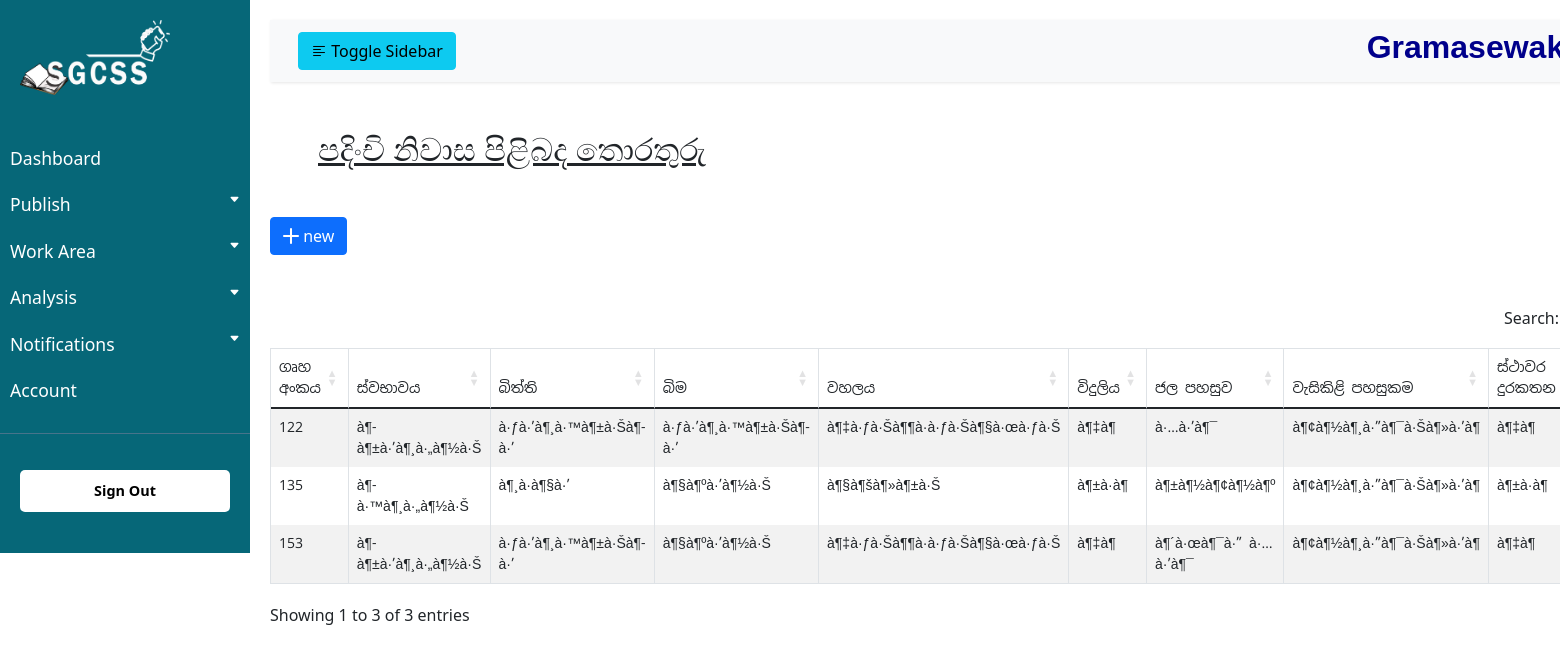
The app's page /gaccount/ruralinfo/rPage4.php (signed in) with its own data.
### tables this page shows
CREATE TABLE IF NOT EXISTS `home_info` (
  `h_id` int(11) NOT NULL AUTO_INCREMENT,
  `h_no` varchar(100) NOT NULL,
  `h_type` varchar(100) NOT NULL,
  `wall_type` varchar(100) NOT NULL,
  `floor_type` varchar(100) NOT NULL,
  `roof_type` varchar(100) NOT NULL,
  `current_type` varchar(100) NOT NULL,
  `water_type` varchar(100) NOT NULL,
  `toilet_type` varchar(100) NOT NULL,
  `tel_type` varchar(100) NOT NULL,
  `phone` varchar(20) NOT NULL,
  PRIMARY KEY (`h_id`),
  UNIQUE KEY `h_no` (`h_no`),
  UNIQUE KEY `phone` (`phone`)
);

### gaccount/ruralinfo/rPage4.php (the view, shortened to what this page needs)
<?php
include("../connection/db_connection.php");
?>
<!DOCTYPE html>
<html lang="en">
<head>
     <link rel="stylesheet" href="../css/style.css">
     <link rel="stylesheet" href="https://cdnjs.cloudflare.com/ajax/libs/twitter-bootstrap/4.5.2/css/bootstrap.css">
     <link rel="stylesheet" href="https://cdn.jsdelivr.net/npm/bootstrap@5.0.2/dist/css/bootstrap.min.css">
     <link rel="stylesheet" href="https://cdn.datatables.net/1.11.0/css/dataTables.bootstrap4.min.css">
     <link rel="stylesheet" href="https://cdn.datatables.net/buttons/2.0.1/css/buttons.dataTables.min.css">
     <link rel="stylesheet" href="https://cdn.jsdelivr.net/npm/bootstrap-icons@1.5.0/font/bootstrap-icons.css">
</head>
<body>
<div class="wrapper">
        <nav id="sidebar">
            <div class="sidebar-header">
                <img src="../asset/Logo.png" alt="Logo" width="150px" height="75px">
            </div>
            <ul class="list-unstyled components">
                <li>
                    <a href="../gdashboard.php" class="dash-header">Dashboard</a>
                </li>
                <li>
                    <a href="#homeSubmenu" data-bs-toggle="collapse" aria-expanded="false" class="dropdown-toggle">Publish<i class="bi bi-caret-down-fill bi-lg first"></i></a>
                </li>
                <li>
                    <a href="#workArea" data-bs-toggle="collapse" aria-expanded="false" class="dropdown-toggle">Work Area <i class="bi bi-caret-down-fill bi-lg first"></i></a>
                </li>
                <li>
                    <a href="#analysis" data-bs-toggle="collapse" aria-expanded="false" class="dropdown-toggle">Analysis <i class="bi bi-caret-down-fill bi-lg first"></i></a>
                </li>
                <li>
                    <a href="#notification" data-bs-toggle="collapse"  aria-expanded="false" class="dropdown-toggle">Notifications <i class="bi bi-caret-down-fill bi-lg first"></i></a>
                </li>
                <li>
                    <a href="../account.php">Account</a>
                </li>
            </ul>
            <ul class="list-unstyled CTAs">
                <li>
                    <a href="../../signout.php" class="signout">Sign Out</a>
                </li>
            </ul>
        </nav>
        <div id="content">
            <nav class="navbar navbar-expand-lg navbar-light bg-light">
                <div class="container-fluid">
                    <button type="button" id="sidebarCollapse" class="btn btn-info">
                    <i class="bi bi-text-left bi-bold"></i>
                        <span>Toggle Sidebar</span>
                    </button>
                    <div class="dashboard-name">
                        <h2 class="dashboard-header">Gramasewaka Dashboard</h2>
                    </div>
                </div>
            </nav>
            <div class="table-name">
                    <h3 class="table-name-header m-5"><u>පදිංචි නිවාස පිළිබද තොරතුරු</u></h3>
            </div>
             <div class="insert-new">
                <button type="submit" class="btn btn-primary" name="insert" id="insert" data-toggle="modal" data-target="#homeForm"><i class="bi bi-plus-lg"></i> new</button>
            </div>
            <div class="row my-5">
                <table class="table table-striped table-responsive-md table-bordered my-5" id="homeTable">
                    <thead>
                        <tr>
                            <th class="sinhala-font">ගෘහ අංකය</th>
                            <th class="sinhala-font">ස්වභාවය</th>
                            <th class="sinhala-font">බිත්ති</th>
                            <th class="sinhala-font">බිම</th>
                            <th class="sinhala-font">වහලය</th>
                            <th class="sinhala-font">විදුලිය</th>
                            <th class="sinhala-font">ජල පහසුව</th>
                            <th class="sinhala-font">වැසිකිළි පහසුකම</th>
                            <th class="sinhala-font">ස්ථාවර දුරකතන</th>
                        </tr>
                    </thead>
                    <tbody>
                        <?php
                            $homeData = "SELECT * FROM `home_info` ORDER BY `h_no`";
                            $resultData = mysqli_query($conn, $homeData);
                            if(mysqli_num_rows($resultData)>0){
                                while($row = mysqli_fetch_assoc($resultData)){
                                    echo'
                                    <tr>
                                        <td class="sinhala-font d-none" name="h_id" id="h_id">'.$row['h_id'].'</td>
                                        <td class="sinhala-font" name="hNo" id="thNo">'.$row['h_no'].'</td>
                                        <td class="sinhala-font" name="home" id="thome">'.$row['h_type'].'</td>
                                        <td class="sinhala-font" name="wall" id="twall">'.$row['wall_type'].'</td>
                                        <td class="sinhala-font" name="floor" id="tfloor">'.$row['floor_type'].'</td>
                                        <td class="sinhala-font" name="roof" id="troof">'.$row['roof_type'].'</td>
                                        <td class="sinhala-font" name="current" id="tcurrent">'.$row['current_type'].'</td>
                                        <td class="sinhala-font" name="water" id="twater">'.$row['water_type'].'</td>
                                        <td class="sinhala-font" name="toilet" id="ttoilet">'.$row['toilet_type'].'</td>
                                        <td class="sinhala-font" name="telephone" id="ttelephone">'.$row['tel_type'].'</td>
                                        <td class="sinhala-font" name="phone" id="tphone">'.$row['phone'].'</td>
                                        <td name="change" id="change">
                                            <div class="btn-group">
                                                <button type="submit" class="btn btn-success mr-1" name="update" id="update" data-toggle="modal" data-target="#homeUpdate"><i class="bi bi-pencil"></i></button>
                                                <button type="submit" class="btn btn-danger " name="delete" id="'.$row['h_id'].'" data-bs-toggle="tooltip" data-bs-placement="top" title="DELETE" onclick="r4DeleteRow(this.id);"><i class="bi bi-trash"></i></button>
                                            </div>
                                        </td>
                                    </tr>
                                    ';
                                }
                            }
                        ?>
                    </tbody>
                </table>
            </div>
        </div>
    </div>
</body>
</html>

### gaccount/css/style.css (style rules this page uses)
body { font-family: 'Poppins', sans-serif; background: #fafafa; }
ul li a i.first { position: inherit; text-align: right; float: right; font-size: 11px; }
a, a:hover, a:focus { color: inherit; text-decoration: none; transition: all 0.6s; }
.navbar { padding: 15px 10px; background: #fff; border: none; border-radius: 0; margin-bottom: 40px; box-shadow: 1px 1px 3px rgba(0, 0, 0, 0.1); }
.wrapper { display: flex; width: 100%; align-items: stretch; }
#sidebar { min-width: 250px; max-width: 250px; min-height: fit-content; max-height: fit-content; background: #066778 ; color: #fff; transition: all 0.3s; }
#sidebar .sidebar-header { padding: 20px; background: #066778 ; }
#sidebar ul.components { padding: 20px 0; border-bottom: 1px solid #47748b; }
#sidebar ul li a { color: #fff; padding: 10px; font-size: 1.1em; display: block; text-decoration: none; }
.dropdown-toggle::after { display: block; position: absolute; top: 50%; right: 20px; transform: translateY(-50%); }
ul.CTAs { padding: 20px; }
ul.CTAs a { text-align: center; font-size: 0.9em !important; display: block; border-radius: 5px; margin-bottom: 5px; }
.dashboard-name .dashboard-header { font-weight: bold; font-family: Arial, Helvetica, sans-serif; color:darkblue; }
#sidebar ul li a.signout { background: #fff; color: #000; font-weight: bold; }
i.bi-text-left { font-weight: 700; color: black; }
#content { width: 100%; padding: 20px; min-height: 100vh; transition: all 0.3s; }
.sinhala-font { font-family: 'Noto Sans Sinhala', sans-serif; font-size: 14px; font-weight: normal; }
.table-name-header { font-size: 32px; }

### records on screen
home_info: h_no "122", h_type "à¶­à¶±à·’à¶¸à·„à¶½à·Š", wall_type "à·ƒà·’à¶¸à·™à¶±à·Šà¶­à·’", floor_type "à·ƒà·’à¶¸à·™à¶±à·Šà¶­à·’", roof_type "à¶‡à·ƒà·Šà¶¶à·à·ƒà·Šà¶§à·œà·ƒà·Š", current_type "à¶‡à¶­", water_type "à·…à·’à¶¯", toilet_type "à¶¢à¶½à¶¸à·”à¶¯à·Šà¶»à·’à¶­", tel_type "à¶‡à¶­"
home_info: h_no "135", h_type "à¶­à·™à¶¸à·„à¶½à·Š", wall_type "à¶¸à·à¶§à·’", floor_type "à¶§à¶ºà·’à¶½à·Š", roof_type "à¶§à¶šà¶»à¶±à·Š", current_type "à¶±à·à¶­", water_type "à¶±à¶½à¶¢à¶½à¶º", toilet_type "à¶¢à¶½à¶¸à·”à¶¯à·Šà¶»à·’à¶­", tel_type "à¶±à·à¶­"
home_info: h_no "153", h_type "à¶­à¶±à·’à¶¸à·„à¶½à·Š", wall_type "à·ƒà·’à¶¸à·™à¶±à·Šà¶­à·’", floor_type "à¶§à¶ºà·’à¶½à·Š", roof_type "à¶‡à·ƒà·Šà¶¶à·à·ƒà·Šà¶§à·œà·ƒà·Š", current_type "à¶‡à¶­", water_type "à¶´à·œà¶¯à·” à·…à·’à¶¯", toilet_type "à¶¢à¶½à¶¸à·”à¶¯à·Šà¶»à·’à¶­", tel_type "à¶‡à¶­"
